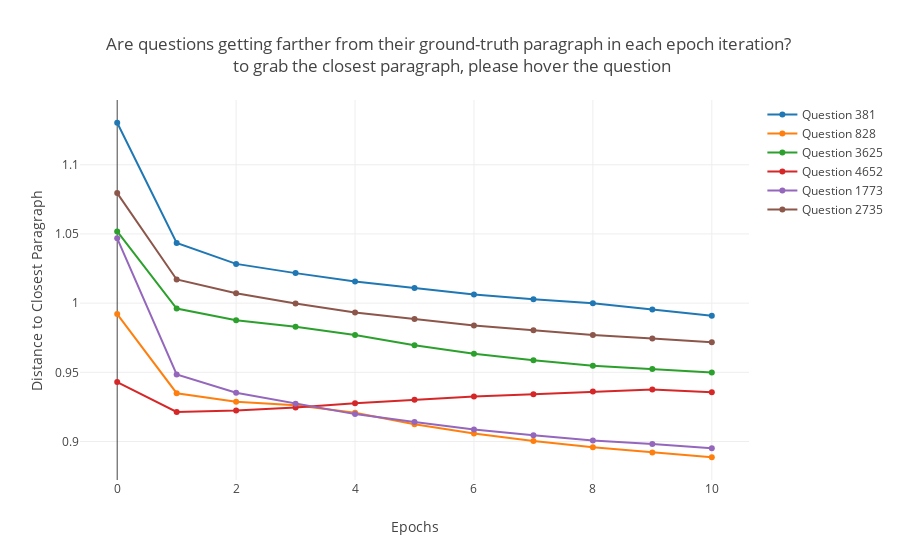

This figure's notebook cell:
### Code cell
"What happened to the following question?"
sample_question_that_are_getting_worse_idx = problematic_questions
sample_question_that_are_getting_worse_sub_idx = [np.where(question_ids==q)[0][0] for q in sample_question_that_are_getting_worse_idx]
#label_of_sample_question = good_questions_at_top_1_labels[sample_question_that_are_getting_worse_sub_idx]
"Is that question getting farther from its ground-truth paragraph?"
getting_worse_distances = pd.DataFrame()
getting_worse_labels = pd.DataFrame()
getting_worse_distances[0] = np.reshape(good_questions_at_top_1_distances[sample_question_that_are_getting_worse_sub_idx], [-1,])
getting_worse_labels[0] = np.reshape(good_questions_at_top_1_labels[sample_question_that_are_getting_worse_sub_idx], [-1,])
for i in range(1,num_of_epochs+1):
    getting_worse_distances[i] = np.reshape(my_dict[str(i)]['top_k'][str(1)]['distances_after'][sample_question_that_are_getting_worse_idx], [-1,])
    getting_worse_labels[i] = np.reshape(my_dict[str(i)]['top_k'][str(1)]['closest_labels_after'][sample_question_that_are_getting_worse_idx], [-1,])

getting_worse_distances = getting_worse_distances.T
getting_worse_labels = getting_worse_labels.T
getting_worse_distances.columns = [sample_question_that_are_getting_worse_idx[i] for i, col_name in enumerate(getting_worse_distances.columns)]
getting_worse_labels.columns = [sample_question_that_are_getting_worse_idx[i] for i, col_name in enumerate(getting_worse_labels.columns)]

data = []
for q in sample_question_that_are_getting_worse_idx:
    trace = go.Scatter(
    x = getting_worse_distances.index,
    y = getting_worse_distances[q],
    text = getting_worse_labels[q],
    hoverinfo = 'y' 'text',
    mode = 'lines+markers',
    name = 'Question {}'.format(q))
    data.append(trace)

layout = go.Layout(
    title='Are questions getting farther from their ground-truth paragraph in each epoch iteration? <br> ' +
    'to grab the closest paragraph, please hover the question',
    xaxis=dict(
        title='Epochs'
    ),
    yaxis=dict(
        title='Distance to Closest Paragraph'
    )
)
fig =  go.Figure(data=data, layout=layout)
py.offline.iplot(fig)
closest_paragraphs_of_problematic_questions = dict()
print('Closest Paragraphs of these Problematic Questions')
for _q in problematic_questions:
    closest_paragraphs_of_problematic_questions[_q] = set(getting_worse_labels[_q]) 
closest_paragraphs_of_problematic_questions

### Figure 1 — Plotly figure (JSON) as saved in the notebook; plotly's stock layout.template omitted (floating-point values rounded to 4 significant figures)
{"data": [{"hoverinfo": "ytext", "mode": "lines+markers", "name": "Question 381", "text": [8282, 267, 267, 267, 267, 267, 267, 267, 13700, 13700, 13700], "type": "scatter", "x": [0, 1, 2, 3, 4, 5, 6, 7, 8, 9, 10], "y": [1.13, 1.044, 1.028, 1.022, 1.016, 1.011, 1.006, 1.003, 0.9999, 0.9954, 0.9909]}, {"hoverinfo": "ytext", "mode": "lines+markers", "name": "Question 828", "text": [14973, 14973, 14973, 14973, 12818, 12818, 12818, 12818, 12818, 12818, 12818], "type": "scatter", "x": [0, 1, 2, 3, 4, 5, 6, 7, 8, 9, 10], "y": [0.9921, 0.9349, 0.9287, 0.9261, 0.9208, 0.9124, 0.9058, 0.9004, 0.8958, 0.8921, 0.8886]}, {"hoverinfo": "ytext", "mode": "lines+markers", "name": "Question 3625", "text": [14946, 14946, 14946, 14946, 6631, 6631, 6631, 6631, 6631, 6631, 6631], "type": "scatter", "x": [0, 1, 2, 3, 4, 5, 6, 7, 8, 9, 10], "y": [1.052, 0.9961, 0.9876, 0.9829, 0.977, 0.9696, 0.9634, 0.9588, 0.9548, 0.9524, 0.9498]}, {"hoverinfo": "ytext", "mode": "lines+markers", "name": "Question 4652", "text": [3397, 3397, 3397, 3397, 3397, 3397, 3397, 3397, 3397, 3397, 5186], "type": "scatter", "x": [0, 1, 2, 3, 4, 5, 6, 7, 8, 9, 10], "y": [0.9429, 0.9214, 0.9223, 0.9246, 0.9277, 0.9302, 0.9324, 0.9342, 0.9362, 0.9376, 0.9356]}, {"hoverinfo": "ytext", "mode": "lines+markers", "name": "Question 1773", "text": [7357, 9795, 9795, 9795, 9795, 9795, 9795, 9795, 9795, 9795, 9795], "type": "scatter", "x": [0, 1, 2, 3, 4, 5, 6, 7, 8, 9, 10], "y": [1.047, 0.9484, 0.9353, 0.9273, 0.9198, 0.914, 0.9087, 0.9045, 0.9007, 0.8982, 0.8952]}, {"hoverinfo": "ytext", "mode": "lines+markers", "name": "Question 2735", "text": [18012, 18012, 18658, 18658, 18658, 18658, 18658, 18658, 18658, 18658, 18658], "type": "scatter", "x": [0, 1, 2, 3, 4, 5, 6, 7, 8, 9, 10], "y": [1.08, 1.017, 1.007, 0.9997, 0.9933, 0.9885, 0.9838, 0.9805, 0.977, 0.9744, 0.9717]}], "layout": {"title": "Are questions getting farther from their ground-truth paragraph in each epoch iteration? <br> to grab the closest paragraph, please hover the question", "xaxis": {"title": "Epochs"}, "yaxis": {"title": "Distance to Closest Paragraph"}}}
